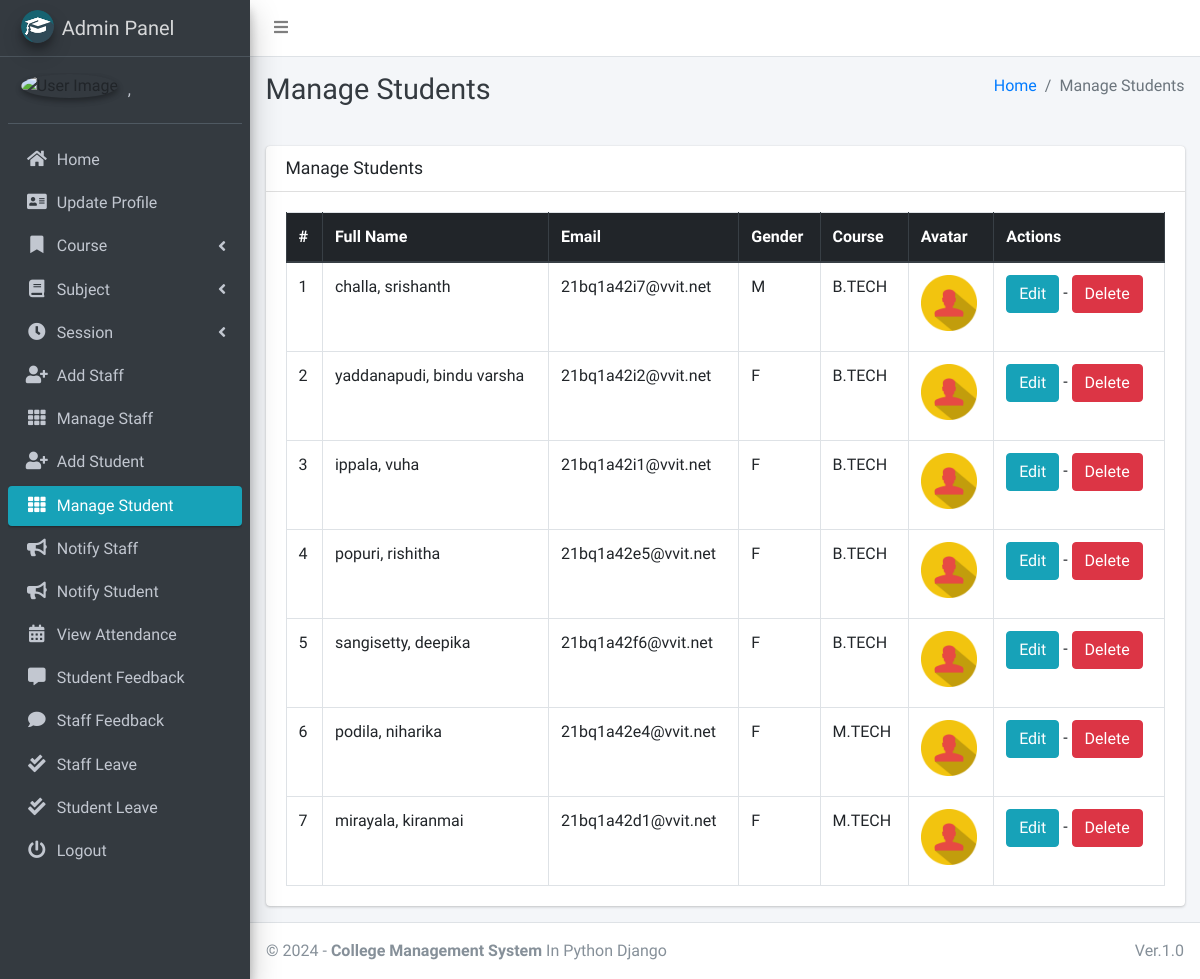
Page /student/manage/ (signed in) on the committed database.
### main_app/models.py (models this page shows, shortened)
class CustomUser(AbstractUser):
    USER_TYPE = ((1, "HOD"), (2, "Staff"), (3, "Student"))
    GENDER = [("M", "Male"), ("F", "Female")]
    username = None  # Removed username, using email instead
    email = models.EmailField(unique=True)
    user_type = models.CharField(default=1, choices=USER_TYPE, max_length=1)
    gender = models.CharField(max_length=1, choices=GENDER)
    profile_pic = models.ImageField()
    address = models.TextField()
    fcm_token = models.TextField(default="")  # For firebase notifications
    created_at = models.DateTimeField(auto_now_add=True)
    updated_at = models.DateTimeField(auto_now=True)
    USERNAME_FIELD = "email"
    REQUIRED_FIELDS = []
    objects = CustomUserManager()
    def __str__(self):
        return self.last_name + ", " + self.first_name

class Student(models.Model):
    admin = models.OneToOneField(CustomUser, on_delete=models.CASCADE)
    course = models.ForeignKey(Course, on_delete=models.DO_NOTHING, null=True, blank=False)
    session = models.ForeignKey(Session, on_delete=models.DO_NOTHING, null=True)

class Course(models.Model):
    name = models.CharField(max_length=120)
    created_at = models.DateTimeField(auto_now_add=True)
    updated_at = models.DateTimeField(auto_now=True)

### main_app/hod_views.py (the view)
# urls.py: path("student/manage/", hod_views.manage_student, name='manage_student'),
def manage_student(request):
    students = CustomUser.objects.filter(user_type=3)
    context = {
        'students': students,
        'page_title': 'Manage Students'
    }
    return render(request, "hod_template/manage_student.html", context)

### main_app/templates/hod_template/manage_student.html
{% extends 'main_app/base.html' %}
{% load static %}
{% block page_title %}{{page_title}}{% endblock page_title %}
{% block content %}
<section class="content">
    <div class="container-fluid">
        <div class="row">
            <div class="col-md-12">
                <div class="card">
                    <div class="card-header">
                        <h3 class="card-title">{{page_title}}</h3>
                    </div>
                    <div class="card-body">
                        <table id="example2" class="table table-bordered table-hover">
                            <thead class="thead-dark">
                                <tr>
                                    <th>#</th>
                                    <th>Full Name</th>
                                    <th>Email</th>
                                    <th>Gender</th>
                                    <th>Course</th>
                                    <th>Avatar</th>
                                    <th>Actions</th>
                                </tr>
                            </thead>
                            <tbody>
                                {% for student in students %}
                                <tr>
                                    <td>{{ forloop.counter }}</td>
                                    <td>{{student.last_name}}, {{student.first_name}}</td>
                                    <td>{{student.email}}</td>
                                    <td>{{student.gender}}</td>
                                    <td>{{student.student.course.name}}</td>
                                    <td>
                                        {% if student.profile_pic == ""  %}
                                        No Image
                                        {% else %}
                                        <img class="img img-fluid mb-2" height="56" width="56"
                                            src="{{student.profile_pic}}" alt="">
                                        {% endif %}
                                    </td>
                                    <td><a href="{% url 'edit_student' student.student.id %}" class="btn btn-info">Edit</a> -
                                        <a href="{% url 'delete_student' student.student.id %}" class="btn btn-danger" onclick="return confirm('Are you sure about this ?')">Delete</a>
                                    </td>
                                </tr>
                                {% endfor %}
                            </tbody>
                        </table>
                    </div>
                </div>
            </div>
        </div>
    </div>
</section>
{% endblock content %}

### main_app/templates/main_app/sidebar_template.html (shortened to what this page needs)
{% load static %}
<aside class="main-sidebar sidebar-dark-info elevation-4">
    {% if request.user.user_type == '1' %}
    <a href="{% url 'admin_home' %}" class="brand-link">
        <img src="{% static 'dist/img/cmsl.png' %} " alt="AdminLTE Logo"
            class="brand-image img-circle elevation-3" >
        <span class="brand-text font-weight-light">Admin Panel</span>
    </a>
    <div class="sidebar">
        <div class="user-panel mt-3 pb-3 mb-3 d-flex">
            <div class="image">
                <img src="{{ request.user.profile_pic}}" class="img-circle elevation-2" alt="User Image">
            </div>
            <div class="info">
                <a href="#" class="d-block">{{user}}</a>
            </div>
        </div>
        <nav class="mt-2">
            <ul class="nav nav-pills nav-sidebar flex-column" data-widget="treeview" role="menu" data-accordion="false">
                <li class="nav-item">
                    {% url 'admin_home' as admin_home %}
                    <a href="{{admin_home}}" class="nav-link {% if admin_home == request.path %} active {% endif %}">
                        <i class="nav-icon fas fa-home"></i>
                        <p>
                            Home
                        </p>
                    </a>
                </li>
                <li class="nav-item">
                    {% url 'admin_view_profile' as admin_view_profile %}
                    <a href="{{admin_view_profile}}"
                        class="nav-link {% if admin_view_profile == request.path %} active {% endif %}">
                        <i class="nav-icon fas fa-address-card"></i>
                        <p>
                            Update Profile
                        </p>
                    </a>
                </li>
                <li class="nav-item has-treeview">
                    <a href="#" class="nav-link">
                        <i class="nav-icon fas fa-bookmark"></i>
                        <p>
                            Course
                            <i class="fas fa-angle-left right"></i>
                        </p>
                    </a>
                </li>
                <li class="nav-item has-treeview">
                    <a href="#" class="nav-link">
                        <i class="nav-icon fas fa-book"></i>
                        <p>
                            Subject
                            <i class="fas fa-angle-left right"></i>
                        </p>
                    </a>
                </li>
                <li class="nav-item has-treeview">
                    <a href="#" class="nav-link">
                        <i class="nav-icon fas fa-clock"></i>
                        <p>
                            Session
                            <i class="fas fa-angle-left right"></i>
                        </p>
                    </a>
                </li>
                <li class="nav-item">
                    {% url 'add_staff' as add_staff %}
                    <a href="{{add_staff}}" class="nav-link {% if add_staff == request.path %} active {% endif %}">
                        <i class="nav-icon fas fa-user-plus"></i>
                        <p>
                            Add Staff
                        </p>
                    </a>
                </li>
                <li class="nav-item">
                    {% url 'manage_staff' as manage_staff %}
                    {% url 'edit_staff' staff_id as edit_staff %}
                    <a href="{{manage_staff}}"
                        class="nav-link {% if manage_staff == request.path or request.path == edit_staff %} active {% endif %}">
                        <i class="nav-icon fas fa-th"></i>
                        <p>
                            Manage Staff
                        </p>
                    </a>
                </li>
                <li class="nav-item">
                    {% url 'add_student' as add_student%}
                    <a href="{{add_student}}" class="nav-link  {% if add_student == request.path %} active {% endif %}">
                        <i class="nav-icon fas fa-user-plus"></i>
                        <p>
                            Add Student
                        </p>
                    </a>
                </li>
                <li class="nav-item">
                    {% url 'manage_student' as manage_student %}
                    {% url 'edit_student' student_id as edit_student %}
                    <a href="{{manage_student}}"
                        class="nav-link  {% if edit_student == request.path or manage_student == request.path %} active {% endif %}">
                        <i class="nav-icon fas fa-th"></i>
                        <p>
                            Manage Student
                        </p>
                    </a>
                </li>
                <li class="nav-item">
                    {% url 'admin_notify_staff' as admin_notify_staff %}
                    <a href="{{admin_notify_staff}}"
                        class="nav-link {% if admin_notify_staff == request.path %} active {% endif %}">
                        <i class="nav-icon fas fa-bullhorn"></i>
                        <p>
                            Notify Staff
                        </p>
                    </a>
                </li>
                <li class="nav-item">
                    {% url 'admin_notify_student' as admin_notify_student %}
                    <a href="{{admin_notify_student}}"
                        class="nav-link {% if admin_notify_student == request.path %} active {% endif %}">
                        <i class="nav-icon fas fa-bullhorn"></i>
                        <p>
                            Notify Student
                        </p>
                    </a>
                </li>
                <li class="nav-item">
                    {% url 'admin_view_attendance' as admin_view_attendance %}
                <li class="nav-item">
                    <a href="{{admin_view_attendance}}"
                        class="nav-link  {% if admin_view_attendance == request.path %} active {% endif %}">
                        <i class="nav-icon fas fa-calendar-alt"></i>
                        <p>
                            View Attendance
                        </p>
                    </a>
                </li>
                <li class="nav-item">
                    {% url 'student_feedback_message' as student_feedback_message %}
                    <a href="{{ student_feedback_message }}"
                        class="nav-link  {% if student_feedback_message == request.path %} active {% endif %}">
                        <i class="nav-icon fas fa-comment-alt"></i>
                        <p>
                            Student Feedback
                        </p>
                    </a>
                </li>
                <li class="nav-item">
                    {% url 'staff_feedback_message' as staff_feedback_message %}
                    <a href="{{staff_feedback_message}}"
                        class="nav-link   {% if staff_feedback_message == request.path %} active {% endif %}">
                        <i class="nav-icon fas fa-comment"></i>
                        <p>
                            Staff Feedback
                        </p>
                    </a>
                </li>
                <li class="nav-item">
                    {% url 'view_staff_leave' as view_staff_leave %}
                    <a href="{{view_staff_leave}}"
                        class="nav-link  {% if view_staff_leave == request.path %} active {% endif %}">
                        <i class="nav-icon fas fa-check-double"></i>
                        <p>
                            Staff Leave
                        </p>
                    </a>
                </li>
                <li class="nav-item">
                    {% url 'view_student_leave' as view_student_leave %}
                    <a href="{% url 'view_student_leave' %}"
                        class="nav-link  {% if view_student_leave == request.path %} active {% endif %}">
                        <i class="nav-icon fas fa-check-double"></i>
                        <p>
                            Student Leave
                        </p>
                    </a>
                </li>
                                        {% endif %}
                                        <li class="nav-item">
                                            <a href="{% url 'user_logout' %}"
                                                onclick="return confirm('Your session would be terminated.\n\nProceed?')"
                                                class="nav-link">
                                                <i class="nav-icon fas fa-power-off"></i>
                                                <p>
                                                    Logout
                                                </p>
                                            </a>
                                        </li>
                                    </ul>
                                </nav>
                            </div>
</aside>

### rows in the picture
CustomUser: last_name+first_name ","
CustomUser: last_name "challa", first_name "srishanth", email "21bq1a42i7@vvit.net", gender "M", student.course.name "B.TECH", profile_pic (picture)
CustomUser: last_name "yaddanapudi", first_name "bindu varsha", email "21bq1a42i2@vvit.net", gender "F", student.course.name "B.TECH", profile_pic (picture)
CustomUser: last_name "ippala", first_name "vuha", email "21bq1a42i1@vvit.net", gender "F", student.course.name "B.TECH", profile_pic (picture)
CustomUser: last_name "popuri", first_name "rishitha", email "21bq1a42e5@vvit.net", gender "F", student.course.name "B.TECH", profile_pic (picture)
CustomUser: last_name "sangisetty", first_name "deepika", email "21bq1a42f6@vvit.net", gender "F", student.course.name "B.TECH", profile_pic (picture)
CustomUser: last_name "podila", first_name "niharika", email "21bq1a42e4@vvit.net", gender "F", student.course.name "M.TECH", profile_pic (picture)
CustomUser: last_name "mirayala", first_name "kiranmai", email "21bq1a42d1@vvit.net", gender "F", student.course.name "M.TECH", profile_pic (picture)

### other values in the picture
{{ page_title }} "Manage Students"
